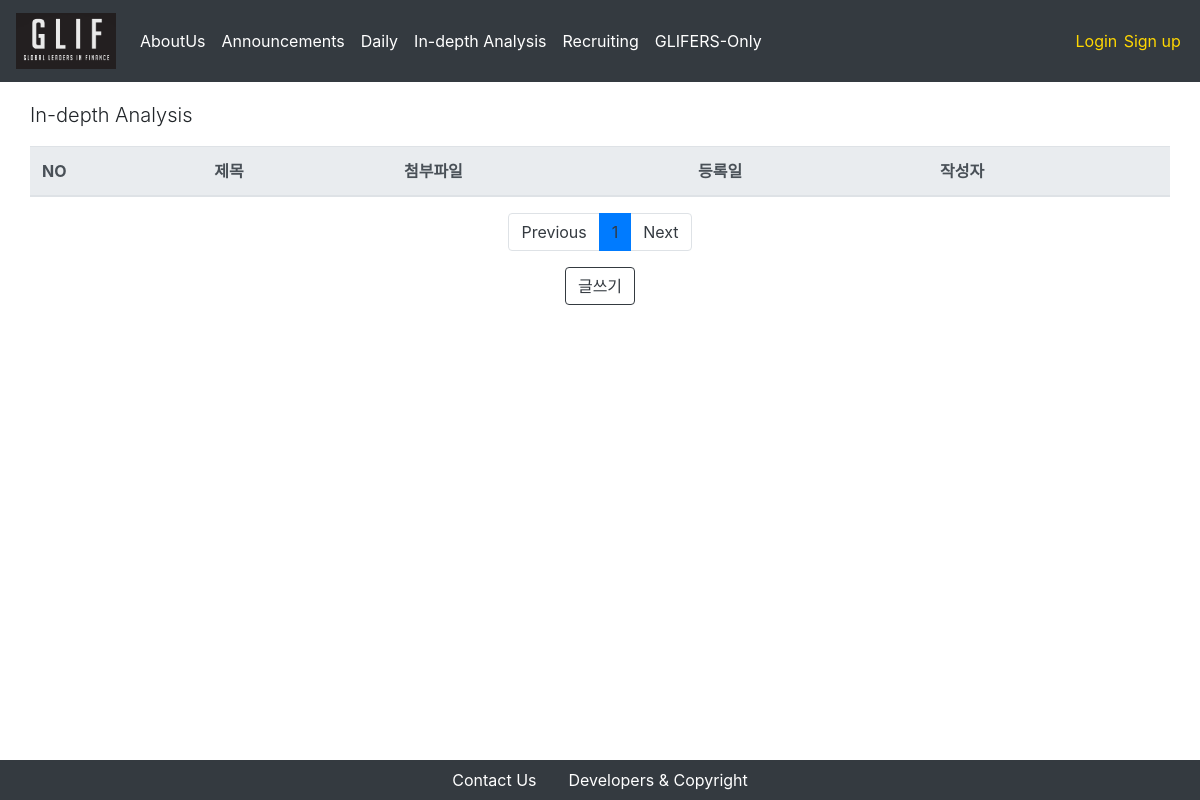
The app's page /indepthanalysis/, older data.
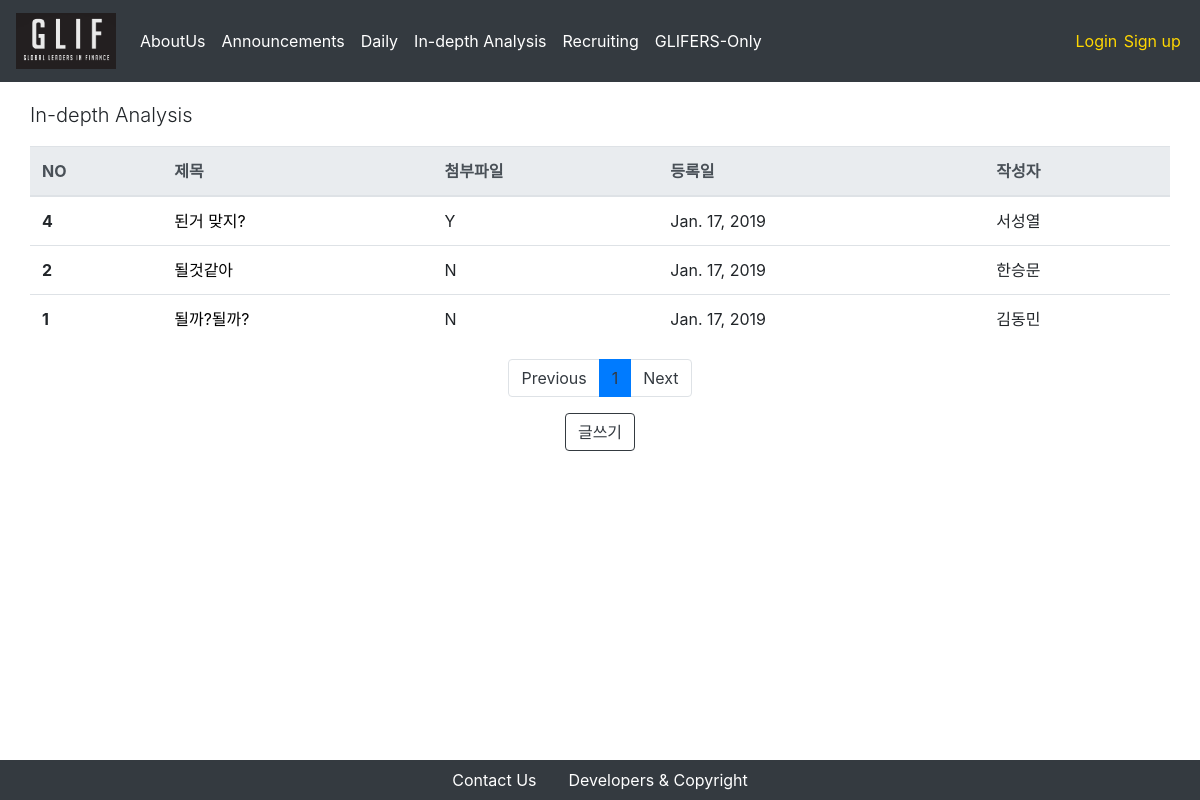
The same page, newer data.
### indepthanalysis/models.py (models this page shows, shortened)
class Post(models.Model):
    title = models.CharField(max_length = 250)
    attached_file = models.FileField(upload_to = 'indepth_attached_files/%Y/%m/%d/', blank = True, null = True)
    written_date = models.DateField(auto_now = True)
    writer = models.ForeignKey(CustomUser, on_delete = models.CASCADE, related_name = "indepth_writer")
    content = models.TextField(max_length= 5000)

### users/models.py (models this page shows)
class CustomUser(AbstractUser):
    name_en = models.CharField(max_length = 250)
    name_kr = models.CharField(max_length = 250)
    birthdate = models.DateField(default = "2000-01-01")
    phonenumber = models.CharField(max_length = 250)
    self_intro = models.TextField(max_length = 1000)
    workplace = models.CharField(max_length = 250, default = '')
    profile_img = models.FileField(upload_to = 'profiles/%Y/%m/%d/')
    glif_OB = 'OB'
    glif_1st = '1기'
    glif_2nd = '2기'
    glif_3rd = '3기'
    glif_4th = '4기'
    nth_CHOICES = (
        (glif_OB, 'OB'),
        (glif_1st, '1기'),
        (glif_2nd, '2기'),
        (glif_3rd, '3기'),
        (glif_4th, '4기'),
    )
    year_in_school = models.CharField(
        max_length=2,
        choices=nth_CHOICES,
        default=glif_4th,
    )
    def __str__(self):
        return self.name_kr

### indepthanalysis/views.py (the view)
# urls.py: path('', PostListView.as_view(), name='announcement-index'),
class PostListView(ListView):
    model = Post
    template_name = 'indepth/index.html'
    context_object_name = "posts"
    paginate_by = 5
    block_size = 5 # 하단의 페이지 목록 수
    def get_queryset(self):
        order_by_recent_time = Post.objects.all().order_by("-pk")
        return order_by_recent_time
    def get_context_data(self, **kwargs):
        context = super(PostListView, self).get_context_data(**kwargs)
        block_size = 5 # 하단의 페이지 목록 수
        start_index = int((context['page_obj'].number - 1) / self.block_size) * self.block_size
        end_index = min(start_index + self.block_size, len(context['paginator'].page_range))
        context['page_range'] = context['paginator'].page_range[start_index:end_index]
        return context

### indepthanalysis/templates/indepth/index.html
{% extends 'setups/base.html' %}
{% block body %}
<div class = "container">
    <div class = "row">
        <p class = "lead">In-depth Analysis</p>
        <table class="table">
            <thead class="thead-light">
                <tr>
                    <th scope="col">NO</th>
                    <th scope="col">제목</th>
                    <th scope="col">첨부파일</th>
                    <th scope="col">등록일</th>
                    <th scope="col">작성자</th>
                </tr>
            </thead>
            <tbody>
                {% for post in posts %}
                    <tr>
                        <th scope="row">{{ post.id }}</th>
                        <td>
                            <a href="/indepthanalysis/{{post.pk}}" style = "color:black"> {{ post.title }} </a>
                        </td>
                        {% if post.attached_file != '' %}
                            <td>Y</td>
                        {% else %}
                            <td>N</td>
                        {% endif %}
                        <td>{{ post.written_date }}</td>
                        <td>{{ post.writer }}</td>
                    </tr>
                {% endfor %}
            </tbody>
        </table>
    </div>
    <nav aria-label="Page navigation">
        <ul class="pagination justify-content-center">
            {% if page_obj.has_previous %}
            <li class = "page-item">
                <a class = "page-link" href="?page={{ page_obj.previous_page_number }}" aria-label="Previous">
                Previous
                </a>
            </li>
            {% else %}
            <li class="page-item"><a class="page-link" href="#" tabindex="-1" aria-disabled="true">Previous</a></li>
            {% endif %}
            {% for i in page_range %}
            {% if page_obj.number == i %}
                <li class = "active page-item"><a class="page-link" href="#">{{i}}</a></li>
            {% else %}
                <li class = "page-item"><a class = "page-link" href="?page={{ i }}">{{ i }}</a></li>
            {% endif %}
            {% endfor %}
            {% if page_obj.has_next %}
            <li class = "page-item">
                <a class = "page-link" href="?page={{ page_obj.next_page_number }}" aria-label="Next">
                    Next
                </a>
            </li>
            {% else %}
            <li class="page-item">
                <a class="page-link" href="#">Next</a>
            </li>
            {% endif %}
        </ul>
    </nav>
    <div class = "row align-items-center justify-content-center">
        <button type="button" class="btn btn-outline-dark" onclick="location.href = '/indepthanalysis/new'">글쓰기</button>
    </div>
</div>
{% endblock %}

### setups/templates/setups/base.html (shortened to what this page needs)
<!DOCTYPE html>
<html lang="en">
<head>
    {% load staticfiles %}
    <link rel="stylesheet" href="https://stackpath.bootstrapcdn.com/bootstrap/4.2.1/css/bootstrap.min.css">
    <link rel="stylesheet" type="text/css" href="{% static 'setups/css/index.css' %}">
    <link rel="stylesheet" type="text/css" href="{% static 'setups/css/navbar.css' %}">
    <link rel="stylesheet" type="text/css" href="{% static 'setups/css/aboutUs.css' %}">
    <link rel="stylesheet" type="text/css" href="{% static 'setups/css/daily.css' %}">
    <link rel="stylesheet" type="text/css" href="{% static 'setups/css/recruit.css' %}">
    <link rel="stylesheet" href="https://use.fontawesome.com/releases/v5.6.3/css/all.css">
</head>
<body>
    <nav class="navbar fixed-top navbar-expand-lg navbar-dark bg-dark">
        <a class = "navbar-brand" href = "/"><img class = "logo-img" src="{% static 'setups/images/gliflinklogo.png' %}"></a>
        <div class="collapse navbar-collapse" id="navbarSupportedContent">
        <ul class="navbar-nav mr-auto">
            <li class="nav-item dropdown">
                <a class="nav-link dropdown-toggle" href="#" id="navbarDropdownMenuLink" role="button" data-toggle="dropdown" aria-haspopup="false" aria-expanded="true">
                    AboutUs
                </a>
            </li>
            <li class="nav-item active">
                <a class="nav-link" href="/announcement">Announcements <span class="sr-only">(current)</span></a>
            </li>
            <li class="nav-item dropdown">
                <a class="nav-link dropdown-toggle" href="#" id="navbarDropdownMenuLink" role="button" data-toggle="dropdown" aria-haspopup="false" aria-expanded="true">
                    Daily
                </a>
            </li>
            <li class="nav-item active">
                <a class="nav-link" href="/indepthanalysis">In-depth Analysis <span class="sr-only">(current)</span></a>
            </li>
            <li class="nav-item active">
                <a class="nav-link" href="/recruiting">Recruiting <span class="sr-only">(current)</span></a>
            </li>
            <li class="nav-item dropdown">
                <a class="nav-link dropdown-toggle" href="#" id="navbarDropdownMenuLink" role="button" data-toggle="dropdown" aria-haspopup="false" aria-expanded="true">
                    GLIFERS-Only
                </a>
            </li>
        </ul>
        {% if user.is_authenticated %}
            <ul class="nav navbar-nav navbar-right">
                <li class = "authentification greeting">
                    Hello, {{ user.name_en }}!
                </li>
                <li class = "authentification"> <a class = "auth-link" href="{% url 'logout' %}">Logout</a> </li>
            </ul>
        {% else %}
            <ul class="nav navbar-nav navbar-right">
                <li class = "authentification"> <a class = "auth-link" href="{% url 'login' %}">Login</a> </li>
                <li class = "authentification"> <a class = "auth-link" href="{% url 'signup' %}">Sign up</a> </li>
            </ul>
        {% endif %}
        </div>
    </nav>
    {% block body %}{% endblock %}
    <div class="fixed-bottom bg-dark text-muted">
        <ul class="nav justify-content-center">
            <li class="nav-item">
                <a class="nav-link active" href="#" data-toggle="modal" data-target="#contactus">Contact Us</a>
            </li>
            <li class="nav-item">
                <a class="nav-link" href="#" data-toggle="modal" data-target="#devcopy">Developers & Copyright</a>
            </li>
        </ul>
    </div>
    </body>
</html>

### setups/static/setups/css/index.css (style rules this page uses)
.container { margin-top: 100px; margin-bottom: 100px; }
.btn { margin-left: 0.1em; margin-right: 0.1em; }
a.page-link { color: #343a40!important; }
.page-item.active { background-color: gold; }

### setups/static/setups/css/navbar.css (style rules this page uses)
.navbar-dark .navbar-nav .nav-link { color: white; }
.logo-img { width: 100px; }
a { color: white; }
.dropdown-toggle::after { display:none; }
.authentification { padding-right: 0.2em; padding-left: 0.2em; }
a.auth-link { color: gold; }

Row changes from the older to the newer data that the page shows:
added Post: id "4", title "된거 맞지?", shows "Y", written_date "Jan. 17, 2019", writer "서성열"
added Post: id "2", title "될것같아", attached_file "N", written_date "Jan. 17, 2019", writer "한승문"
added Post: id "1", title "될까?될까?", attached_file "N", written_date "Jan. 17, 2019", writer "김동민"
